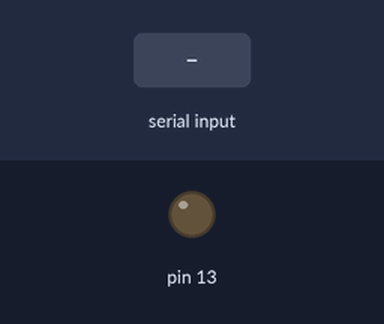
This sketch was run on a simulated Arduino Uno, built with avr-gcc and run on an emulated ATmega328P. Parts: output pins drawn as LEDs (lit = HIGH). Dashed ring = blinking. The test bench sets the inputs (shaded band).

Above: at 1.2 s.
1.3 s: "a" received over Serial
At 1.55 s:
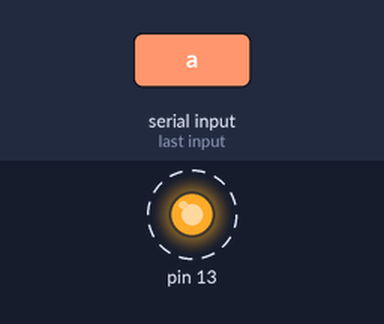
Timing chart, 0 to 6.7 s (numbered marks = the images above; inputs shaded):
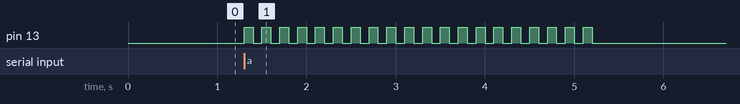

Measured:
- after the input at 1.3 s, pin 13: alternates HIGH for 0.10 s and LOW for 0.10 s, 40 changes in all, then stays LOW, starting at once

The sketch:

fivetimes.ino
```cpp
int i;
int times;
void setup() {
  // put your setup code here, to run once:
  Serial.begin(9600);
  pinMode(13, OUTPUT);

}

void blinkNumberPin(int times, int pinNo) {

  if (Serial.available() > 0) {
    if (Serial.read() == 'a') {

      for (i = 0; i < times; i++) {
        digitalWrite(pinNo, HIGH);
        delay(100);
        digitalWrite(pinNo, LOW);
        delay(100);
      }
    }
  }
}


void loop() {
  // put your main code here, to run repeatedly:
  blinkNumberPin(20,13);

}
```
